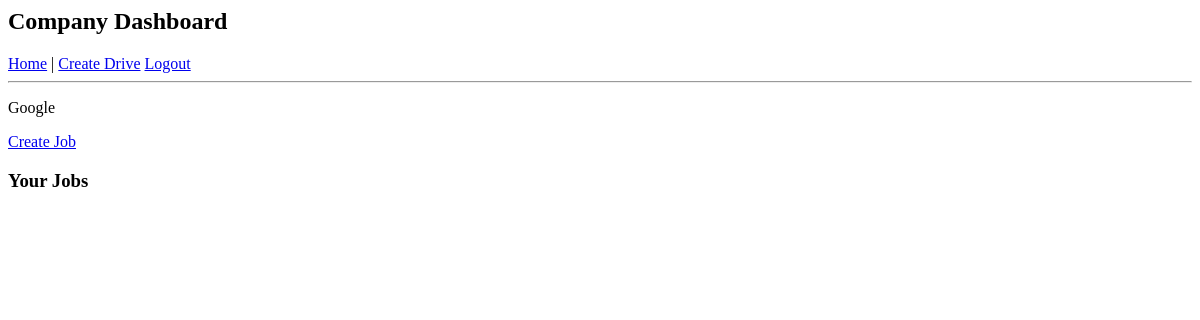
The app's page /company/dashboard (signed in), older data.
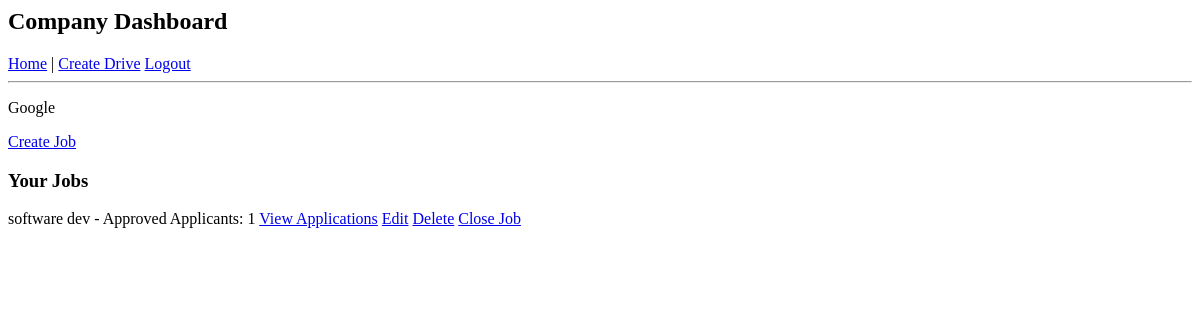
The same page, newer data.
### models.py (models this page shows)
class JobPosition(db.Model):
    id = db.Column(db.Integer, primary_key=True)
    job_title = db.Column(db.String(200))
    job_description = db.Column(db.Text)
    eligibility = db.Column(db.String(200))
    salary = db.Column(db.Integer)
    deadline = db.Column(db.String(100))
    status = db.Column(db.String(50))
    company_id = db.Column(db.Integer, db.ForeignKey("company.id"))

### app.py (the view)
@app.route("/company/dashboard")
def company_dashboard():
    company_id = session.get("company")
    company = Company.query.get(company_id)
    jobs = JobPosition.query.filter_by(company_id=company_id).all()
    applications = Application.query.join(JobPosition).filter(
        JobPosition.company_id == company_id
    ).all()
    return render_template(
        "company_dashboard.html",
        company=company,
        jobs=jobs,
        applications=applications
    )

### app.py (called while the page is built)
@app.before_request
def setup_db():
    if not hasattr(app, "db_initialized"):
        with app.app_context():
            db.create_all()
            if not Admin.query.filter_by(username="admin").first():
                admin = Admin(
                    username="admin",
                    password="admin123"
                )
                db.session.add(admin)
                db.session.commit()
        app.db_initialized = True

### templates/company_dashboard.html
<h2>Company Dashboard</h2>
<a href="/">Home</a> |
<a href="/company/job/create">Create Drive</a>
<a href="/logout">Logout</a>
<hr>
<p>{{ company.name }}</p>
<a href="/company/job/create">Create Job</a>
<h3>Your Jobs</h3>
{% for j in jobs %}
<p>
{{ j.job_title }} - {{ j.status }}
Applicants: {{ j.applications|length }}
<a href="/company/job/applications/{{ j.id }}">View Applications</a>
<a href="/company/job/edit/{{ j.id }}">Edit</a>
<a href="/company/job/delete/{{ j.id }}">Delete</a>
<a href="/company/job/close/{{ j.id }}">Close Job</a>
</p>
{% endfor %}

Row changes from the older to the newer data that the page shows:
added JobPosition: job_title "software dev", status "Approved", applications|length "1"
